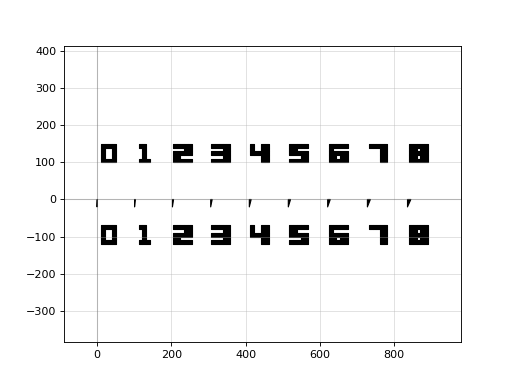

This chart was generated by the following Python code:
import gdsfactory as gf

components = [gf.components.triangle(x=i) for i in range(1, 10)]
c = gf.grid_with_text(
    components,
    shape=(1, len(components)),
    rotation=0,
    h_mirror=False,
    v_mirror=True,
    spacing=(100, 100),
    text_offsets=((0, 100), (0, -100)),
    text_anchors=("nc", "sc"),
)
c.plot()
